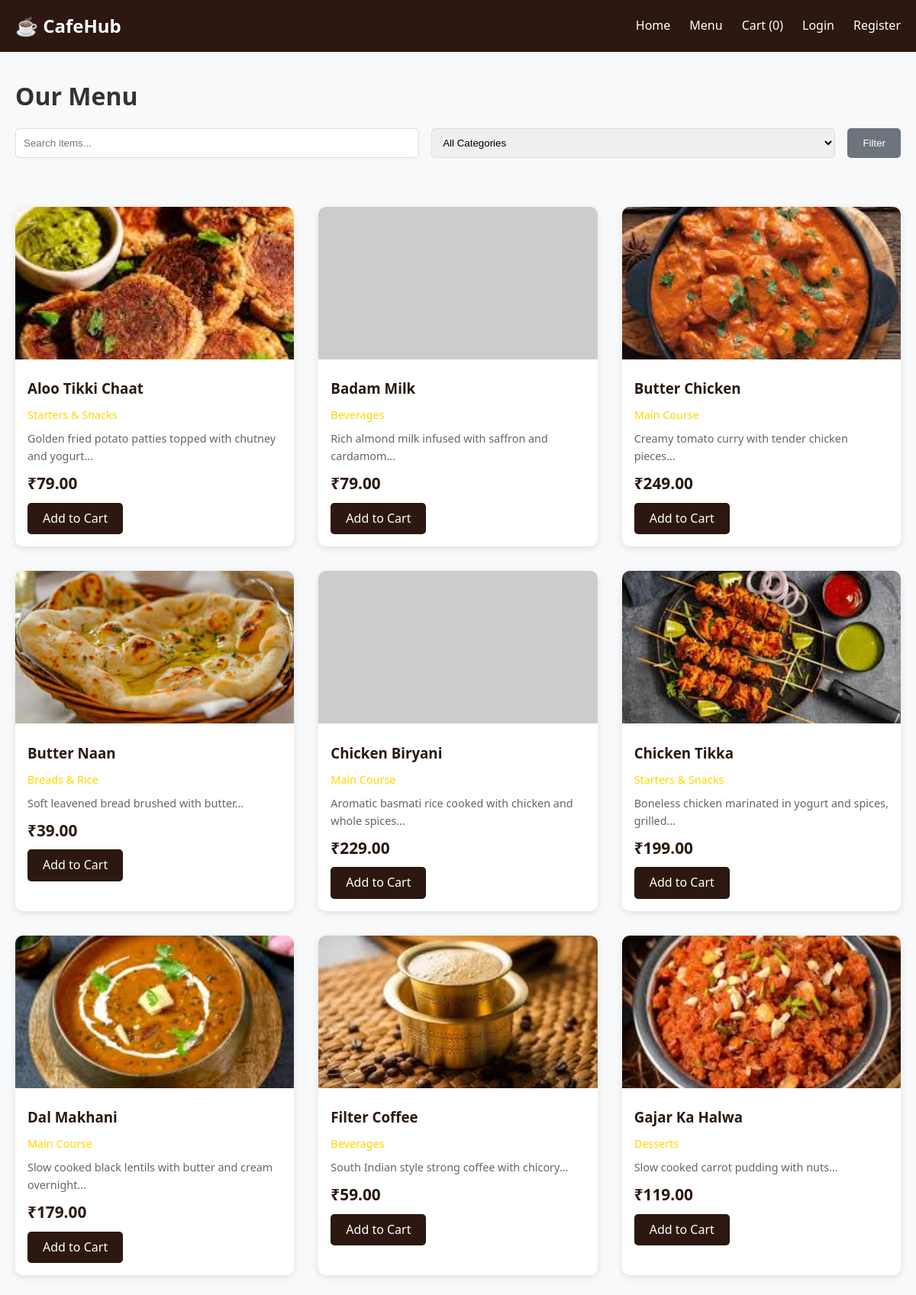
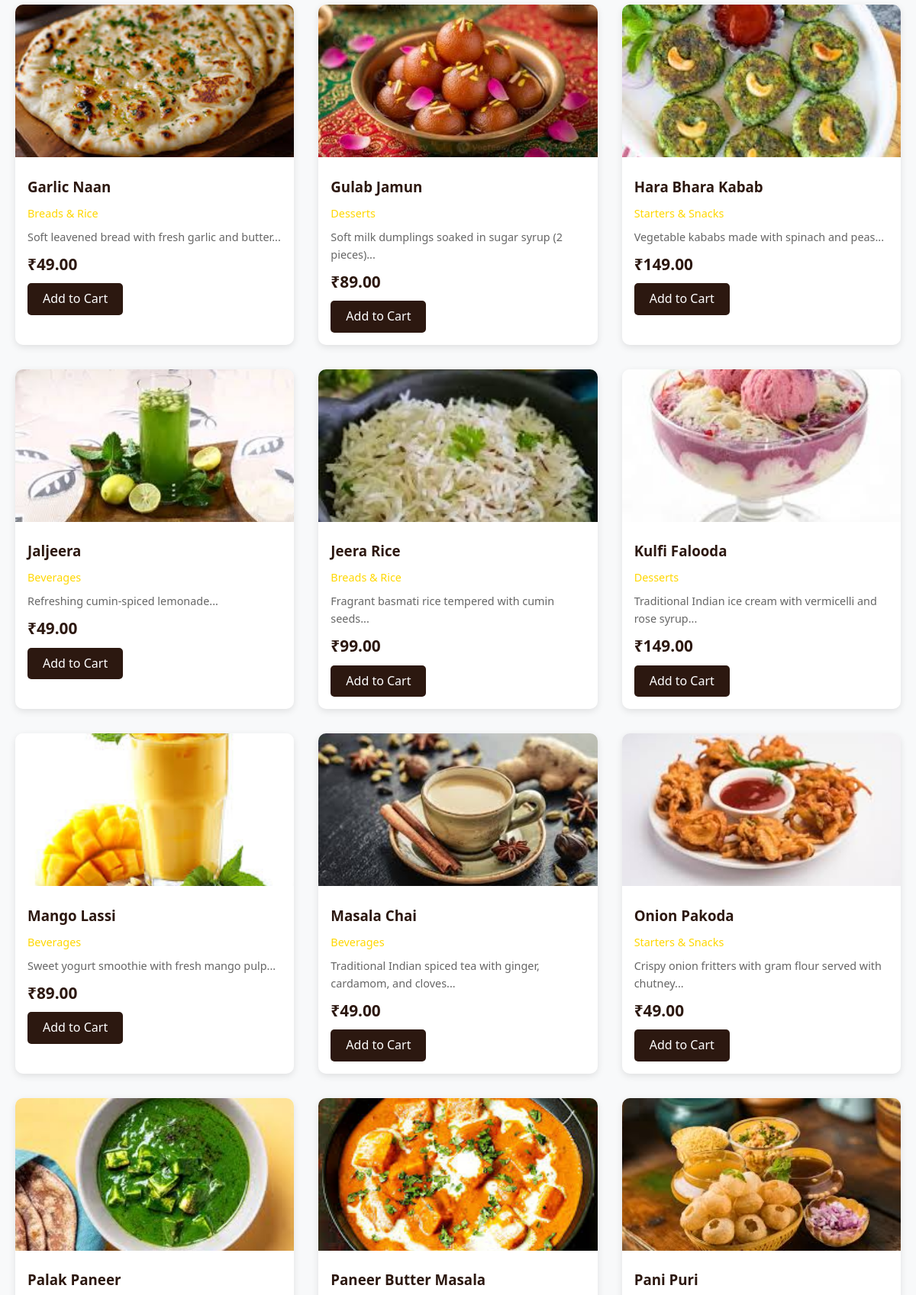
Page /menu.php (upper part) on the committed database (2 pictures, top to bottom).
### tables this page shows
CREATE TABLE `menu_items` (
  `id` int(11) NOT NULL,
  `name` varchar(100) NOT NULL,
  `description` text DEFAULT NULL,
  `price` decimal(10,2) NOT NULL,
  `image` varchar(255) DEFAULT NULL,
  `category_id` int(11) DEFAULT NULL,
  `is_available` tinyint(1) DEFAULT 1,
  `created_at` timestamp NOT NULL DEFAULT current_timestamp()
);

CREATE TABLE `categories` (
  `id` int(11) NOT NULL,
  `name` varchar(50) NOT NULL,
  `created_at` timestamp NOT NULL DEFAULT current_timestamp()
);

### config/database.php (called while the page is built, shortened)
<?php
function isLoggedIn() {
    return isset($_SESSION['user_id']);
}
function getCartCount() {
    return 0;
}
?>

### menu.php (the view, shortened to what this page needs)
<?php
require_once 'config/database.php';
$search = isset($_GET['search']) ? $_GET['search'] : '';
$sql = "SELECT m.*, c.name as category_name FROM menu_items m LEFT JOIN categories c ON m.category_id = c.id WHERE m.is_available = 1";
$params = [];
$sql .= " ORDER BY m.name";
$stmt = $pdo->prepare($sql);
$stmt->execute($params);
$items = $stmt->fetchAll();
?>
<!DOCTYPE html>
<html lang="en">
<head>
    <link rel="stylesheet" href="css/style.css">
</head>
<body>
    <?php include 'navbar.php'; ?>
    <div class="container">
        <div class="menu-header">
            <h1>Our Menu</h1>
            <div class="menu-filters">
                <form method="GET" class="search-form">
                    <input type="text" name="search" placeholder="Search items..." value="<?php echo htmlspecialchars($search); ?>">
                    <select name="category">
                        <option value="">All Categories</option>
                    </select>
                    <button type="submit" class="btn-secondary">Filter</button>
                </form>
            </div>
        </div>
        <div class="menu-grid">
            <?php foreach($items as $item): ?>
            <div class="menu-card">
                <img src="images/<?php echo $item['image']; ?>" alt="<?php echo $item['name']; ?>" class="menu-img" onerror="this.src='https://via.placeholder.com/300x200?text=Food'">
                <div class="menu-info">
                    <h3><?php echo htmlspecialchars($item['name']); ?></h3>
                    <p class="category"><?php echo $item['category_name']; ?></p>
                    <p class="description"><?php echo htmlspecialchars(substr($item['description'], 0, 80)); ?>...</p>
                    <p class="price">₹<?php echo number_format($item['price'], 2); ?></p>
                    <a href="add_to_cart.php?id=<?php echo $item['id']; ?>" class="btn-add">Add to Cart</a>
                </div>
            </div>
            <?php endforeach; ?>
        </div>
    </div>
    <?php include 'footer.php'; ?>
</body>
</html>

### navbar.php (shortened to what this page needs)
<nav class="navbar">
    <div class="container">
        <a href="index.php" class="logo">☕ CafeHub</a>
        <ul class="nav-links">
            <li><a href="index.php">Home</a></li>
            <li><a href="menu.php">Menu</a></li>
            <li><a href="cart.php">Cart (<span id="cartCount"><?php echo getCartCount(); ?></span>)</a></li>
            <?php if(isLoggedIn()): ?>
                <li class="user-dropdown">
                    <a href="#" class="user-name">
                        <i class="fas fa-user-circle"></i>
                        <?php echo htmlspecialchars($_SESSION['user_name']); ?>
                        <i class="fas fa-chevron-down"></i>
                    </a>
                    <ul class="dropdown-menu">
                        <li><a href="profile.php"><i class="fas fa-user"></i> My Profile</a></li>
                        <li><a href="orders.php"><i class="fas fa-shopping-bag"></i> My Orders</a></li>
                        <li><a href="change_password.php"><i class="fas fa-key"></i> Change Password</a></li>
                        <li><hr></li>
                        <li><a href="logout.php"><i class="fas fa-sign-out-alt"></i> Logout</a></li>
                    </ul>
                </li>
            <?php else: ?>
                <li><a href="login.php">Login</a></li>
                <li><a href="register.php">Register</a></li>
            <?php endif; ?>
        </ul>
    </div>
</nav>

### footer.php (shortened to what this page needs)
<link rel="stylesheet" href="https://cdnjs.cloudflare.com/ajax/libs/font-awesome/6.0.0/css/all.min.css">

### css/style.css (style rules this page uses)
* { margin: 0; padding: 0; box-sizing: border-box; }
body { font-family: 'Segoe UI', Tahoma, Geneva, Verdana, sans-serif; line-height: 1.6; color: #333; background: #f8f9fa; }
.container { max-width: 1200px; margin: 0 auto; padding: 0 20px; }
.navbar { background: #2c1810; color: white; padding: 1rem 0; position: sticky; top: 0; z-index: 100; }
.navbar .container { display: flex; justify-content: space-between; align-items: center; flex-wrap: wrap; }
.logo { font-size: 1.8rem; font-weight: bold; color: white; text-decoration: none; }
.nav-links { display: flex; list-style: none; gap: 2rem; }
.nav-links a { color: white; text-decoration: none; transition: color 0.3s; }
.menu-grid { display: grid; grid-template-columns: repeat(auto-fill, minmax(280px, 1fr)); gap: 2rem; padding: 2rem 0; }
.menu-card { background: white; border-radius: 10px; overflow: hidden; box-shadow: 0 3px 10px rgba(0,0,0,0.1); transition: transform 0.3s; }
.menu-img { width: 100%; height: 200px; object-fit: cover; }
.menu-info { padding: 1rem; }
.menu-info h3 { margin-bottom: 0.5rem; color: #2c1810; }
.category { color: #ffd700; font-size: 0.9rem; margin-bottom: 0.5rem; }
.description { color: #666; font-size: 0.9rem; margin: 0.5rem 0; }
.price { font-size: 1.3rem; font-weight: bold; color: #2c1810; margin: 0.5rem 0; }
.btn-add { display: inline-block; background: #2c1810; color: white; padding: 8px 20px; text-decoration: none; border-radius: 5px; transition: background 0.3s; }
.btn-secondary { background: #6c757d; color: white; padding: 8px 20px; border: none; border-radius: 5px; cursor: pointer; text-decoration: none; display: inline-block; }
.menu-header { margin: 2rem 0; }
.search-form { display: flex; gap: 1rem; flex-wrap: wrap; margin-top: 1rem; }
.search-form input, .search-form select { padding: 10px; border: 1px solid #ddd; border-radius: 5px; flex: 1; min-width: 200px; }

### navbar.php (style rules this page uses)
.navbar { background: #2c1810; padding: 15px 0; position: sticky; top: 0; z-index: 1000; }
.navbar .container { display: flex; justify-content: space-between; align-items: center; max-width: 1200px; margin: 0 auto; padding: 0 20px; }
.logo { font-size: 24px; font-weight: bold; color: #fff; text-decoration: none; }
.nav-links { display: flex; list-style: none; gap: 25px; margin: 0; padding: 0; align-items: center; }
.nav-links li a { color: #fff; text-decoration: none; transition: 0.3s; font-size: 16px; }

### rows in the picture
menu_items: image (picture), name "Aloo Tikki Chaat", category.name "Starters & Snacks", description "Golden fried potato patties topped with chutney and yogurt", price "79.00"
menu_items: name "Badam Milk", category.name "Beverages", description "Rich almond milk infused with saffron and cardamom", price "79.00"
menu_items: image (picture), name "Butter Chicken", category.name "Main Course", description "Creamy tomato curry with tender chicken pieces", price "249.00"
menu_items: image (picture), name "Butter Naan", category.name "Breads & Rice", description "Soft leavened bread brushed with butter", price "39.00"
menu_items: name "Chicken Biryani", category.name "Main Course", description "Aromatic basmati rice cooked with chicken and whole spices", price "229.00"
menu_items: image (picture), name "Chicken Tikka", category.name "Starters & Snacks", description "Boneless chicken marinated in yogurt and spices, grilled", price "199.00"
menu_items: image (picture), name "Dal Makhani", category.name "Main Course", description "Slow cooked black lentils with butter and cream overnight", price "179.00"
menu_items: image (picture), name "Filter Coffee", category.name "Beverages", description "South Indian style strong coffee with chicory", price "59.00"
menu_items: image (picture), name "Gajar Ka Halwa", category.name "Desserts", description "Slow cooked carrot pudding with nuts", price "119.00"
menu_items: image (picture), name "Garlic Naan", category.name "Breads & Rice", description "Soft leavened bread with fresh garlic and butter", price "49.00"
menu_items: image (picture), name "Gulab Jamun", category.name "Desserts", description "Soft milk dumplings soaked in sugar syrup (2 pieces)", price "89.00"
menu_items: image (picture), name "Hara Bhara Kabab", category.name "Starters & Snacks", description "Vegetable kababs made with spinach and peas", price "149.00"
menu_items: image (picture), name "Jaljeera", category.name "Beverages", description "Refreshing cumin-spiced lemonade", price "49.00"
menu_items: image (picture), name "Jeera Rice", category.name "Breads & Rice", description "Fragrant basmati rice tempered with cumin seeds", price "99.00"
menu_items: image (picture), name "Kulfi Falooda", category.name "Desserts", description "Traditional Indian ice cream with vermicelli and rose syrup", price "149.00"
menu_items: image (picture), name "Mango Lassi", category.name "Beverages", description "Sweet yogurt smoothie with fresh mango pulp", price "89.00"
menu_items: image (picture), name "Masala Chai", category.name "Beverages", description "Traditional Indian spiced tea with ginger, cardamom, and cloves", price "49.00"
menu_items: image (picture), name "Onion Pakoda", category.name "Starters & Snacks", description "Crispy onion fritters with gram flour served with chutney", price "49.00"
menu_items: image (picture), name "Palak Paneer"
menu_items: image (picture), name "Paneer Butter Masala"
menu_items: image (picture), name "Pani Puri"

### other values in the picture
getCartCount() "0"
